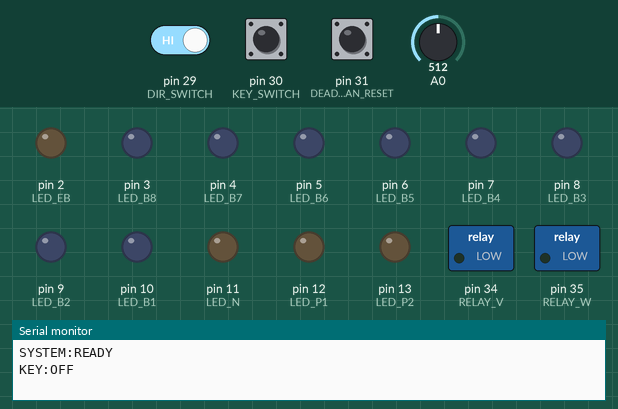
Recording of a sketch running on a simulated Arduino Mega 2560, built with avr-gcc and run on an emulated ATmega2560. On the bench: switched loads named in the sketch (green lamp = pin HIGH), output pins drawn as LEDs (lit = HIGH), the last lines printed to the serial monitor. The test bench sets the inputs (shaded band); at power-on: pin 30 (KEY_SWITCH) HIGH, pin 29 (DIR_SWITCH) HIGH, A0 = 512, pin 31 (DEADMAN_RESET) HIGH.

Above: at 1.2 s.
1.3 s: pin 30 (KEY_SWITCH) pulled LOW for 0.15 s
At 1.4 s:
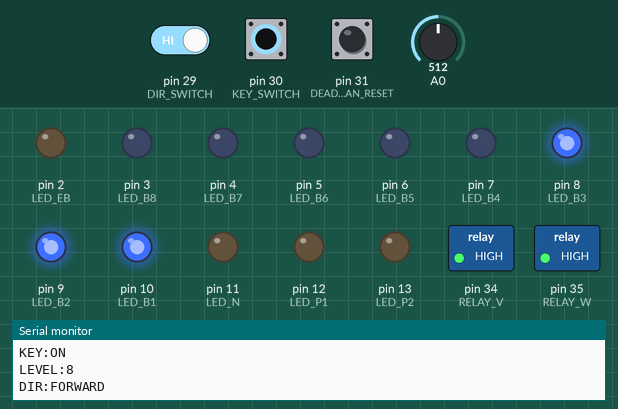
3.0 s: pin 30 (KEY_SWITCH) pulled LOW for 1 s
At 3.8 s:
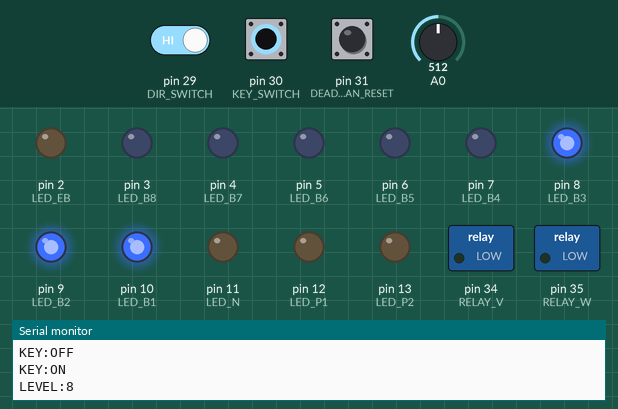
5.5 s: pin 30 (KEY_SWITCH) pulled LOW for 3.2 s
At 9.9 s:
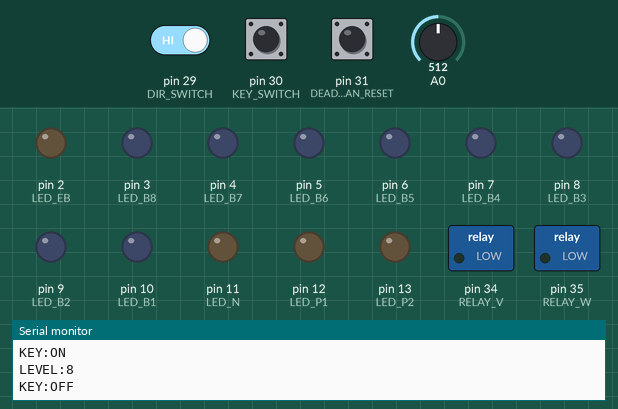
10.2 s: pin 29 (DIR_SWITCH) driven LOW and pin 30 (KEY_SWITCH) driven LOW
At 11.1 s:
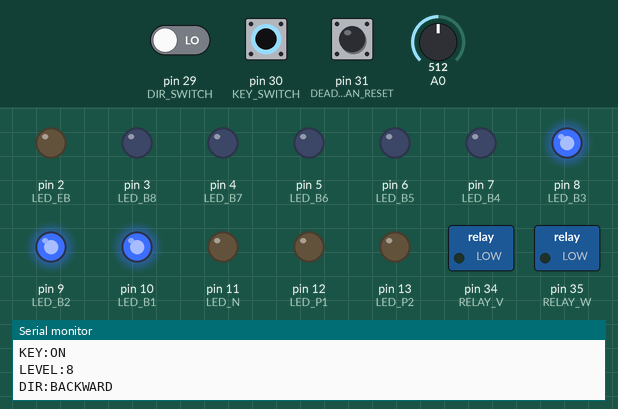
11.7 s: A0 set to 552
13.2 s: A0 set to 570
At 13.7 s:
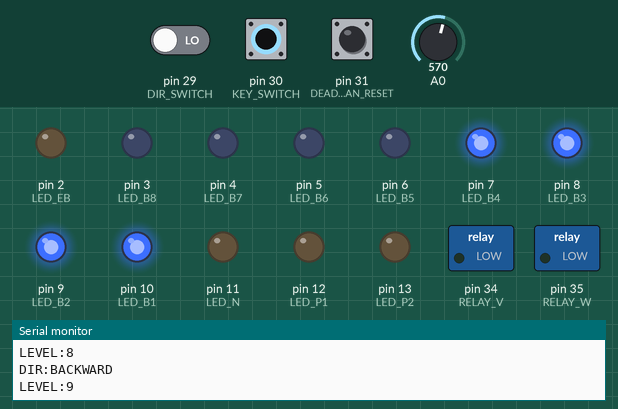
Timing chart, 0 to 44.7 s (numbered marks = the images above; inputs shaded):
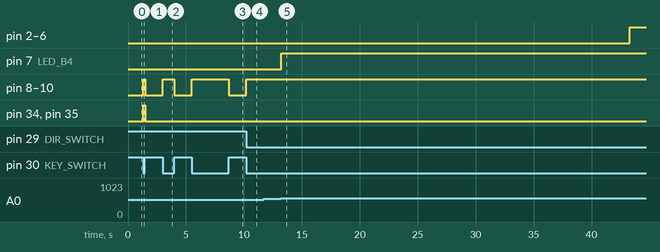

Measured:
- the behaviour switches between 560 and 561 on A0 (found by bisection; images 4 and 5)
- after the input at 1.3 s, pin 8 (LED_B3), pin 9 (LED_B2), pin 10 (LED_B1), pin 34 (RELAY_V), pin 35 (RELAY_W): LOW → HIGH at once, → LOW 0.20 s later
- after the input at 3.0 s, pin 8 (LED_B3), pin 9 (LED_B2), pin 10 (LED_B1): LOW → HIGH at once, → LOW 1.0 s later
- after the input at 5.5 s, pin 8 (LED_B3), pin 9 (LED_B2), pin 10 (LED_B1): LOW → HIGH at once, → LOW 3.2 s later
- after the input at 10.2 s, pin 8 (LED_B3), pin 9 (LED_B2), pin 10 (LED_B1): LOW → HIGH at once
- after the input at 11.7 s, every drawn part: stays the same
- after the input at 13.2 s, pin 2 (LED_EB), pin 3 (LED_B8), pin 4 (LED_B7), pin 5 (LED_B6), pin 6 (LED_B5): LOW → HIGH after 30.1 s instead of 27.1 s; pin 7 (LED_B4): LOW → HIGH after 0.02 s instead of 27.1 s

The sketch:

mascon_controller_0808.ino
```cpp
//#include <Arduino_FreeRTOS.h>

#define KEY_SWITCH    30
#define DEADMAN_RESET 31
#define BUZZER        32

#define DIR_SWITCH 29
#define RELAY_U    33
#define RELAY_V    34
#define RELAY_W    35

#define LED_EB 2
#define LED_B8 3
#define LED_B7 4
#define LED_B6 5
#define LED_B5 6
#define LED_B4 7
#define LED_B3 8
#define LED_B2 9
#define LED_B1 10
#define LED_N  11
#define LED_P1 12
#define LED_P2 13
#define LED_P3 48
#define LED_P4 50
#define LED_P5 52

const int DEADMAN_TIME = 1000 * 30; // 30초

const int level_thresholds[14] = {
  30, 85, 135, 190, 235, 290, 340, 455, 560, 670, 745, 805, 855, 925
};

int pre_level = -1;
unsigned long level_change_time = 0;
int last_dir_switch_state = -1;
int last_reset_btn_state = HIGH;
int last_key_switch_state = -1; // 키 스위치 이전 상태 저장
bool is_deadman_active = false;

void setup() {
  Serial.begin(9600);
  Serial.println("SYSTEM:READY");

  // 키 스위치 핀 설정 (하드웨어 배선에 따라 INPUT 또는 INPUT_PULLUP)
  pinMode(KEY_SWITCH, INPUT_PULLUP);

  pinMode(DEADMAN_RESET, INPUT_PULLUP);
  pinMode(DIR_SWITCH, INPUT_PULLUP);

  pinMode(RELAY_U, OUTPUT);
  pinMode(RELAY_V, OUTPUT);
  pinMode(RELAY_W, OUTPUT);

  digitalWrite(RELAY_U, LOW);
  digitalWrite(RELAY_V, LOW);
  digitalWrite(RELAY_W, LOW);

  pinMode(LED_EB, OUTPUT); pinMode(LED_B8, OUTPUT); pinMode(LED_B7, OUTPUT);
  pinMode(LED_B6, OUTPUT); pinMode(LED_B5, OUTPUT); pinMode(LED_B4, OUTPUT);
  pinMode(LED_B3, OUTPUT); pinMode(LED_B2, OUTPUT); pinMode(LED_B1, OUTPUT);
  pinMode(LED_N,  OUTPUT); pinMode(LED_P1, OUTPUT); pinMode(LED_P2, OUTPUT);
  pinMode(LED_P3, OUTPUT); pinMode(LED_P4, OUTPUT); pinMode(LED_P5, OUTPUT);
}

void loop() {
  // 1. 키 스위치 상태 감지
  int current_key_switch = digitalRead(KEY_SWITCH);

  // 키 스위치 상태 변경 시 시리얼 출력
  if (current_key_switch != last_key_switch_state) {
    last_key_switch_state = current_key_switch;
    if (current_key_switch == LOW) {
      Serial.println("KEY:ON");
      level_change_time = millis(); // 키를 켤 때 데드맨 타이머 초기화
    } else {
      Serial.println("KEY:OFF");
      turn_off_all_outputs(); // 키가 꺼지면 모든 릴레이/LED 오프
    }
  }

  // 2. 키 스위치가 꺼져있으면(LOW) 아래 제어 로직을 통과시키지 않음 (인터락)
  if (current_key_switch == HIGH) {
    delay(100);
    return;
  }

  // --- 이하 키 스위치가 ON(HIGH)일 때만 동작하는 구역 ---

  // 3. 아날로그 입력에 따른 레벨 결정
  int inputValue = analogRead(A0);
  int level = 14;
  for (int i = 0; i < 14; i++) {
    if (inputValue <= level_thresholds[i]) {
      level = i;
      break;
    }
  }

  // 4. 데드맨 리셋 버튼 조작 감지
  int current_reset_btn = digitalRead(DEADMAN_RESET);
  if (current_reset_btn == LOW && last_reset_btn_state == HIGH) {
    Serial.println("DEADMAN:RESET");
    level_change_time = millis();
    is_deadman_active = false;
  }
  last_reset_btn_state = current_reset_btn;

  // 5. 마스콘 레벨 변경 감지
  if (level != pre_level) {
    pre_level = level;
    level_change_time = millis();

    Serial.print("LEVEL:");
    Serial.println(level);

    if (is_deadman_active) {
      Serial.println("DEADMAN:RELEASED_BY_MASCON");
      is_deadman_active = false;
    }
  }

  // 6. 방향 스위치 체크 (Zero Speed 조건 제거 적용)
  int current_dir_switch = digitalRead(DIR_SWITCH);
  if (current_dir_switch != last_dir_switch_state) {
    last_dir_switch_state = current_dir_switch;
    digitalWrite(RELAY_U, LOW);

    if (current_dir_switch == HIGH) {
      Serial.println("DIR:FORWARD");
      digitalWrite(RELAY_V, HIGH);
      digitalWrite(RELAY_W, HIGH);
    } else {
      Serial.println("DIR:BACKWARD");
      digitalWrite(RELAY_V, LOW);
      digitalWrite(RELAY_W, LOW);
    }
  }

  // 7. 데드맨 타이머 체크 (30초 무조작)
  if (millis() - level_change_time >= (unsigned long)DEADMAN_TIME) {
    level = 14; // 강제 비상 제동

    if (!is_deadman_active) {
      Serial.println("DEADMAN:TRIGGERED");
      Serial.print("LEVEL:");
      Serial.println(level);
      is_deadman_active = true;
    }
  }

  // 8. LED 출력 제어
  throttle_led(level);

  delay(100);
}

// 키 스위치가 OFF일 때 모든 릴레이와 LED를 끄는 전용 함수
void turn_off_all_outputs() {
  digitalWrite(RELAY_U, LOW);
  digitalWrite(RELAY_V, LOW);
  digitalWrite(RELAY_W, LOW);
  throttle_led_control(false, false, false, false, false, false, false, false, false, false, false, false, false, false, false);
  pre_level = -1; // 레벨 재초기화
}

void throttle_led(int level) {
  switch (level) {
    case 0:  throttle_led_control(false, false, false, false, false, false, false, false, false, false, true, true, true, true, true); break;
    case 1:  throttle_led_control(false, false, false, false, false, false, false, false, false, false, true, true, true, true, false); break;
    case 2:  throttle_led_control(false, false, false, false, false, false, false, false, false, false, true, true, true, false, false); break;
    case 3:  throttle_led_control(false, false, false, false, false, false, false, false, false, false, true, true, false, false, false); break;
    case 4:  throttle_led_control(false, false, false, false, false, false, false, false, false, false, true, false, false, false, false); break;
    case 5:  throttle_led_control(false, false, false, false, false, false, false, false, false, true, false, false, false, false, false); break;
    case 6:  throttle_led_control(false, false, false, false, false, false, false, false, true, false, false, false, false, false, false); break;
    case 7:  throttle_led_control(false, false, false, false, false, false, false, true, true, false, false, false, false, false, false); break;
    case 8:  throttle_led_control(false, false, false, false, false, false, true, true, true, false, false, false, false, false, false); break;
    case 9:  throttle_led_control(false, false, false, false, false, true, true, true, true, false, false, false, false, false, false); break;
    case 10: throttle_led_control(false, false, false, false, true, true, true, true, true, false, false, false, false, false, false); break;
    case 11: throttle_led_control(false, false, false, true, true, true, true, true, true, false, false, false, false, false, false); break;
    case 12: throttle_led_control(false, false, true, true, true, true, true, true, true, false, false, false, false, false, false); break;
    case 13: throttle_led_control(false, true, true, true, true, true, true, true, true, false, false, false, false, false, false); break;
    case 14: throttle_led_control(true, true, true, true, true, true, true, true, true, false, false, false, false, false, false); break;
    default: throttle_led_control(true, true, true, true, true, true, true, true, true, true, true, true, true, true, true); break;
  }
}

void throttle_led_control(bool eb, bool b8, bool b7, bool b6, bool b5, bool b4, bool b3, bool b2, bool b1, bool n, bool p1, bool p2, bool p3, bool p4, bool p5) {
  digitalWrite(LED_EB, eb ? HIGH : LOW);
  digitalWrite(LED_B8, b8 ? HIGH : LOW);
  digitalWrite(LED_B7, b7 ? HIGH : LOW);
  digitalWrite(LED_B6, b6 ? HIGH : LOW);
  digitalWrite(LED_B5, b5 ? HIGH : LOW);
  digitalWrite(LED_B4, b4 ? HIGH : LOW);
  digitalWrite(LED_B3, b3 ? HIGH : LOW);
  digitalWrite(LED_B2, b2 ? HIGH : LOW);
  digitalWrite(LED_B1, b1 ? HIGH : LOW);
  digitalWrite(LED_N,  n  ? HIGH : LOW);
  digitalWrite(LED_P1, p1 ? HIGH : LOW);
  digitalWrite(LED_P2, p2 ? HIGH : LOW);
  digitalWrite(LED_P3, p3 ? HIGH : LOW);
  digitalWrite(LED_P4, p4 ? HIGH : LOW);
  digitalWrite(LED_P5, p5 ? HIGH : LOW);
}
```
